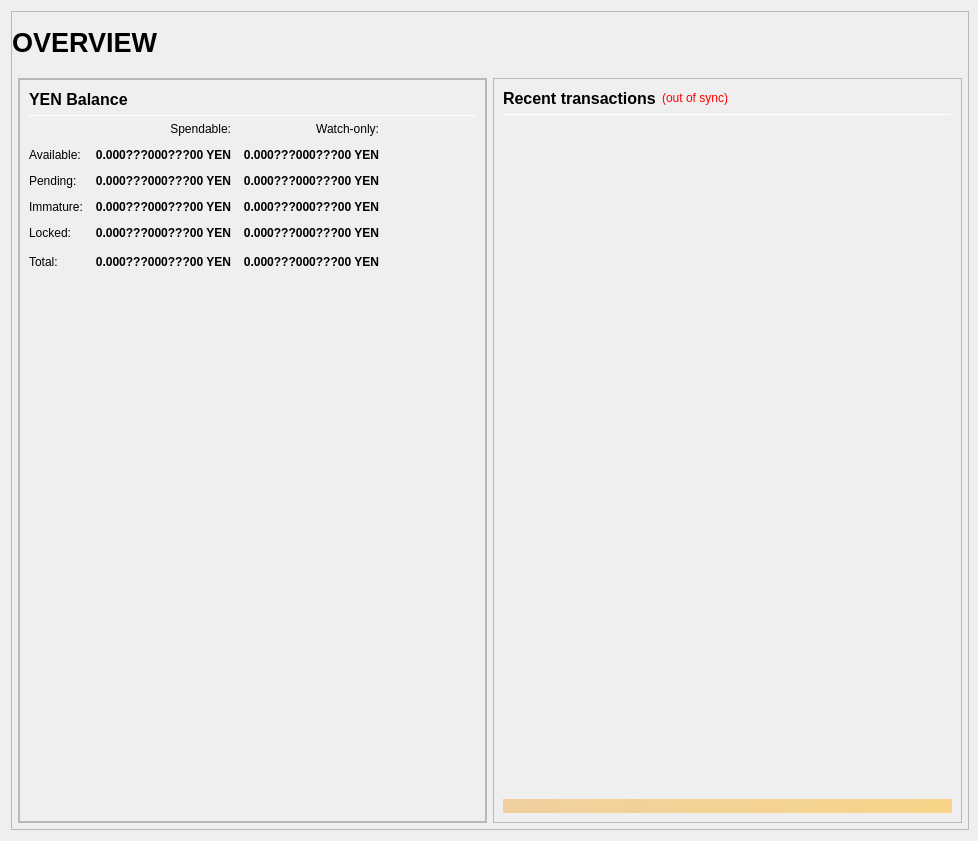
<?xml version="1.0" encoding="UTF-8"?>
<ui version="4.0">
 <class>OverviewPage</class>
 <widget class="QWidget" name="OverviewPage">
  <property name="geometry">
   <rect>
    <x>0</x>
    <y>0</y>
    <width>978</width>
    <height>841</height>
   </rect>
  </property>
  <property name="minimumSize">
   <size>
    <width>960</width>
    <height>682</height>
   </size>
  </property>
  <property name="windowTitle">
   <string>Form</string>
  </property>
  <layout class="QVBoxLayout" name="topLayout" stretch="1">
   <property name="rightMargin">
    <number>9</number>
   </property>
   <item>
    <widget class="QFrame" name="frame_BG">
     <property name="minimumSize">
      <size>
       <width>850</width>
       <height>610</height>
      </size>
     </property>
     <property name="maximumSize">
      <size>
       <width>16777215</width>
       <height>16777215</height>
      </size>
     </property>
     <property name="frameShape">
      <enum>QFrame::StyledPanel</enum>
     </property>
     <property name="frameShadow">
      <enum>QFrame::Raised</enum>
     </property>
     <layout class="QVBoxLayout" name="verticalLayout_3" stretch="1">
      <property name="leftMargin">
       <number>0</number>
      </property>
      <property name="topMargin">
       <number>0</number>
      </property>
      <property name="rightMargin">
       <number>0</number>
      </property>
      <property name="bottomMargin">
       <number>6</number>
      </property>
      <item>
       <layout class="QVBoxLayout" name="verticalLayout_Master" stretch="0,1">
        <property name="leftMargin">
         <number>0</number>
        </property>
        <property name="topMargin">
         <number>0</number>
        </property>
        <property name="rightMargin">
         <number>0</number>
        </property>
        <property name="bottomMargin">
         <number>0</number>
        </property>
        <item>
         <widget class="QFrame" name="frame_Header">
          <layout class="QVBoxLayout" name="verticalLayout_Header" stretch="0">
           <property name="leftMargin">
            <number>0</number>
           </property>
           <property name="topMargin">
            <number>0</number>
           </property>
           <property name="rightMargin">
            <number>0</number>
           </property>
           <property name="bottomMargin">
            <number>0</number>
           </property>
           <item>
            <layout class="QHBoxLayout" name="horizontalLayout_Header" stretch="1,0,1">
             <property name="spacing">
              <number>6</number>
             </property>
             <item>
              <widget class="QLabel" name="labelOverviewHeaderLeft">
               <property name="minimumSize">
                <size>
                 <width>464</width>
                 <height>60</height>
                </size>
               </property>
               <property name="maximumSize">
                <size>
                 <width>16777215</width>
                 <height>60</height>
                </size>
               </property>
               <property name="font">
                <font>
                 <pointsize>20</pointsize>
                 <weight>75</weight>
                 <bold>true</bold>
                </font>
               </property>
               <property name="text">
                <string>OVERVIEW</string>
               </property>
               <property name="alignment">
                <set>Qt::AlignLeading|Qt::AlignLeft|Qt::AlignVCenter</set>
               </property>
              </widget>
             </item>
             <item>
              <spacer name="horizontalSpacer_Header">
               <property name="orientation">
                <enum>Qt::Horizontal</enum>
               </property>
               <property name="sizeHint" stdset="0">
                <size>
                 <width>40</width>
                 <height>20</height>
                </size>
               </property>
              </spacer>
             </item>
             <item>
              <widget class="QLabel" name="labelOverviewHeaderRight">
               <property name="minimumSize">
                <size>
                 <width>464</width>
                 <height>60</height>
                </size>
               </property>
               <property name="maximumSize">
                <size>
                 <width>16777215</width>
                 <height>60</height>
                </size>
               </property>
               <property name="font">
                <font>
                 <pointsize>14</pointsize>
                </font>
               </property>
               <property name="text">
                <string/>
               </property>
               <property name="alignment">
                <set>Qt::AlignRight|Qt::AlignTrailing|Qt::AlignVCenter</set>
               </property>
              </widget>
             </item>
            </layout>
           </item>
          </layout>
         </widget>
        </item>
        <item>
         <widget class="QFrame" name="frame_Content">
          <layout class="QVBoxLayout" name="verticalLayout_Content">
           <property name="leftMargin">
            <number>6</number>
           </property>
           <property name="topMargin">
            <number>0</number>
           </property>
           <property name="rightMargin">
            <number>6</number>
           </property>
           <property name="bottomMargin">
            <number>0</number>
           </property>
           <item>
            <layout class="QHBoxLayout" name="horizontalLayout_Content" stretch="1,1">
             <property name="spacing">
              <number>6</number>
             </property>
             <item>
              <layout class="QVBoxLayout" name="verticalLayout_left" stretch="1">
               <item>
                <widget class="QFrame" name="frameObfuscation">
                 <property name="minimumSize">
                  <size>
                   <width>0</width>
                   <height>0</height>
                  </size>
                 </property>
                 <property name="frameShape">
                  <enum>QFrame::StyledPanel</enum>
                 </property>
                 <property name="frameShadow">
                  <enum>QFrame::Raised</enum>
                 </property>
                 <layout class="QVBoxLayout" name="verticalLayout" stretch="0,0,0">
                  <property name="leftMargin">
                   <number>0</number>
                  </property>
                  <property name="topMargin">
                   <number>0</number>
                  </property>
                  <property name="rightMargin">
                   <number>0</number>
                  </property>
                  <property name="bottomMargin">
                   <number>0</number>
                  </property>
                 <item>
                   <widget class="QFrame" name="frame_Balances">
                    <property name="frameShape">
                     <enum>QFrame::StyledPanel</enum>
                    </property>
                    <property name="frameShadow">
                     <enum>QFrame::Raised</enum>
                    </property>
                    <layout class="QVBoxLayout" name="verticalLayout_4">
                     <item>
                      <layout class="QHBoxLayout" name="horizontalLayout_4">
                       <item>
                        <widget class="QLabel" name="label_5">
                         <property name="minimumSize">
                          <size>
                           <width>0</width>
                           <height>20</height>
                          </size>
                         </property>
                         <property name="font">
                          <font>
                           <pointsize>12</pointsize>
                           <weight>75</weight>
                           <bold>true</bold>
                          </font>
                         </property>
                         <property name="text">
                          <string>YEN Balance</string>
                         </property>
                        </widget>
                       </item>
		       <item>
                        <spacer name="horizontalSpacer_3">
                         <property name="orientation">
                          <enum>Qt::Horizontal</enum>
                         </property>
                         <property name="sizeHint" stdset="0">
                          <size>
                           <width>40</width>
                           <height>20</height>
                          </size>
                         </property>
                        </spacer>
                       </item>
                      </layout>
                     </item>
                     <item>
                      <widget class="Line" name="line_Balance">
                       <property name="minimumSize">
                        <size>
                         <width>0</width>
                         <height>1</height>
                        </size>
                       </property>
                       <property name="maximumSize">
                        <size>
                         <width>16777215</width>
                         <height>1</height>
                        </size>
                       </property>
                       <property name="orientation">
                        <enum>Qt::Horizontal</enum>
                       </property>
                      </widget>
                     </item>
                     <item>
                      <layout class="QGridLayout" name="gridLayout">
                       <property name="spacing">
                        <number>12</number>
                       </property>
                       <item row="0" column="1">
                        <widget class="QLabel" name="labelSpendable">
                         <property name="text">
                          <string>Spendable:</string>
                         </property>
                         <property name="alignment">
                          <set>Qt::AlignRight|Qt::AlignTrailing|Qt::AlignVCenter</set>
                         </property>
                        </widget>
                       </item>
                       <item row="0" column="2">
                        <widget class="QLabel" name="labelWatchonly">
                         <property name="text">
                          <string>Watch-only:</string>
                         </property>
                         <property name="alignment">
                          <set>Qt::AlignRight|Qt::AlignTrailing|Qt::AlignVCenter</set>
                         </property>
                        </widget>
                       </item>
                       <item row="1" column="0">
                        <widget class="QLabel" name="labelBalanceText">
                         <property name="text">
                          <string>Available:</string>
                         </property>
                        </widget>
                       </item>
                       <item row="1" column="1">
                        <widget class="QLabel" name="labelBalance">
                         <property name="font">
                          <font>
                           <weight>75</weight>
                           <bold>true</bold>
                          </font>
                         </property>
                         <property name="cursor">
                          <cursorShape>IBeamCursor</cursorShape>
                         </property>
                         <property name="toolTip">
                          <string>Your current spendable balance</string>
                         </property>
                         <property name="text">
                          <string notr="true">0.000???000???00 YEN</string>
                         </property>
                         <property name="alignment">
                          <set>Qt::AlignRight|Qt::AlignTrailing|Qt::AlignVCenter</set>
                         </property>
                         <property name="textInteractionFlags">
                          <set>Qt::LinksAccessibleByMouse|Qt::TextSelectableByKeyboard|Qt::TextSelectableByMouse</set>
                         </property>
                        </widget>
                       </item>
                       <item row="1" column="2">
                        <widget class="QLabel" name="labelWatchAvailable">
                         <property name="font">
                          <font>
                           <weight>75</weight>
                           <bold>true</bold>
                          </font>
                         </property>
                         <property name="cursor">
                          <cursorShape>IBeamCursor</cursorShape>
                         </property>
                         <property name="toolTip">
                          <string>Your current balance in watch-only addresses</string>
                         </property>
                         <property name="text">
                          <string notr="true">0.000???000???00 YEN</string>
                         </property>
                         <property name="alignment">
                          <set>Qt::AlignRight|Qt::AlignTrailing|Qt::AlignVCenter</set>
                         </property>
                         <property name="textInteractionFlags">
                          <set>Qt::LinksAccessibleByMouse|Qt::TextSelectableByKeyboard|Qt::TextSelectableByMouse</set>
                         </property>
                        </widget>
                       </item>
                       <item row="2" column="0">
                        <widget class="QLabel" name="labelPendingText">
                         <property name="text">
                          <string>Pending:</string>
                         </property>
                        </widget>
                       </item>
                       <item row="2" column="1">
                        <widget class="QLabel" name="labelUnconfirmed">
                         <property name="font">
                          <font>
                           <weight>75</weight>
                           <bold>true</bold>
                          </font>
                         </property>
                         <property name="cursor">
                          <cursorShape>IBeamCursor</cursorShape>
                         </property>
                         <property name="toolTip">
                          <string>Total of transactions that have yet to be confirmed, and do not yet count toward the spendable balance</string>
                         </property>
                         <property name="text">
                          <string notr="true">0.000???000???00 YEN</string>
                         </property>
                         <property name="alignment">
                          <set>Qt::AlignRight|Qt::AlignTrailing|Qt::AlignVCenter</set>
                         </property>
                         <property name="textInteractionFlags">
                          <set>Qt::LinksAccessibleByMouse|Qt::TextSelectableByKeyboard|Qt::TextSelectableByMouse</set>
                         </property>
                        </widget>
                       </item>
                       <item row="2" column="2">
                        <widget class="QLabel" name="labelWatchPending">
                         <property name="font">
                          <font>
                           <weight>75</weight>
                           <bold>true</bold>
                          </font>
                         </property>
                         <property name="cursor">
                          <cursorShape>IBeamCursor</cursorShape>
                         </property>
                         <property name="toolTip">
                          <string>Unconfirmed transactions to watch-only addresses</string>
                         </property>
                         <property name="text">
                          <string notr="true">0.000???000???00 YEN</string>
                         </property>
                         <property name="alignment">
                          <set>Qt::AlignRight|Qt::AlignTrailing|Qt::AlignVCenter</set>
                         </property>
                         <property name="textInteractionFlags">
                          <set>Qt::LinksAccessibleByMouse|Qt::TextSelectableByKeyboard|Qt::TextSelectableByMouse</set>
                         </property>
                        </widget>
                       </item>
                       <item row="3" column="0">
                        <widget class="QLabel" name="labelImmatureText">
                         <property name="text">
                          <string>Immature:</string>
                         </property>
                        </widget>
                       </item>
                       <item row="3" column="1">
                        <widget class="QLabel" name="labelImmature">
                         <property name="font">
                          <font>
                           <weight>75</weight>
                           <bold>true</bold>
                          </font>
                         </property>
                         <property name="cursor">
                          <cursorShape>IBeamCursor</cursorShape>
                         </property>
                         <property name="toolTip">
                          <string>Staked or masternode rewards that has not yet matured</string>
                         </property>
                         <property name="text">
                          <string notr="true">0.000???000???00 YEN</string>
                         </property>
                         <property name="alignment">
                          <set>Qt::AlignRight|Qt::AlignTrailing|Qt::AlignVCenter</set>
                         </property>
                         <property name="textInteractionFlags">
                          <set>Qt::LinksAccessibleByMouse|Qt::TextSelectableByKeyboard|Qt::TextSelectableByMouse</set>
                         </property>
                        </widget>
                       </item>
                       <item row="3" column="2">
                        <widget class="QLabel" name="labelWatchImmature">
                         <property name="font">
                          <font>
                           <weight>75</weight>
                           <bold>true</bold>
                          </font>
                         </property>
                         <property name="cursor">
                          <cursorShape>IBeamCursor</cursorShape>
                         </property>
                         <property name="toolTip">
                          <string>Staked or masternode rewards in watch-only addresses that has not yet matured</string>
                         </property>
                         <property name="text">
                          <string notr="true">0.000???000???00 YEN</string>
                         </property>
                         <property name="alignment">
                          <set>Qt::AlignRight|Qt::AlignTrailing|Qt::AlignVCenter</set>
                         </property>
                         <property name="textInteractionFlags">
                          <set>Qt::LinksAccessibleByMouse|Qt::TextSelectableByKeyboard|Qt::TextSelectableByMouse</set>
                         </property>
                        </widget>
                       </item>
                       <item row="4" column="0">
                        <widget class="QLabel" name="labelLockedBalanceText">
                         <property name="toolTip">
                          <string>Locked YEN or Masternode collaterals. These are excluded from zYEN minting.</string>
                         </property>
                         <property name="text">
                          <string>Locked:</string>
                         </property>
                        </widget>
                       </item>
                       <item row="4" column="1">
                        <widget class="QLabel" name="labelLockedBalance">
                         <property name="font">
                          <font>
                           <weight>75</weight>
                           <bold>true</bold>
                          </font>
                         </property>
                         <property name="cursor">
                          <cursorShape>IBeamCursor</cursorShape>
                         </property>
                         <property name="toolTip">
                          <string>Locked YEN or Masternode collaterals. These are excluded from zYEN minting.</string>
                         </property>
                         <property name="text">
                          <string notr="true">0.000???000???00 YEN</string>
                         </property>
                         <property name="alignment">
                          <set>Qt::AlignRight|Qt::AlignTrailing|Qt::AlignVCenter</set>
                         </property>
                         <property name="textInteractionFlags">
                          <set>Qt::LinksAccessibleByMouse|Qt::TextSelectableByKeyboard|Qt::TextSelectableByMouse</set>
                         </property>
                        </widget>
                       </item>
                       <item row="4" column="2">
                        <widget class="QLabel" name="labelWatchLocked">
                         <property name="font">
                          <font>
                           <weight>75</weight>
                           <bold>true</bold>
                          </font>
                         </property>
                         <property name="cursor">
                          <cursorShape>IBeamCursor</cursorShape>
                         </property>
                         <property name="toolTip">
                          <string>Current locked balance in watch-only addresses</string>
                         </property>
                         <property name="text">
                          <string notr="true">0.000???000???00 YEN</string>
                         </property>
                         <property name="alignment">
                          <set>Qt::AlignRight|Qt::AlignTrailing|Qt::AlignVCenter</set>
                         </property>
                         <property name="textInteractionFlags">
                          <set>Qt::LinksAccessibleByMouse|Qt::TextSelectableByKeyboard|Qt::TextSelectableByMouse</set>
                         </property>
                        </widget>
                       </item>
                       <item row="5" column="0">
                        <widget class="QLabel" name="labelTotalText">
                         <property name="toolTip">
                          <string>Your current YEN balance, unconfirmed and immature transactions included</string>
                         </property>
                         <property name="text">
                          <string>Total:</string>
                         </property>
                        </widget>
                       </item>
                       <item row="5" column="1">
                        <widget class="QLabel" name="labelTotal">
                         <property name="font">
                          <font>
                           <weight>75</weight>
                           <bold>true</bold>
                          </font>
                         </property>
                         <property name="cursor">
                          <cursorShape>IBeamCursor</cursorShape>
                         </property>
                         <property name="toolTip">
                          <string>Your current YEN balance, unconfirmed and immature transactions included</string>
                         </property>
                         <property name="text">
                          <string notr="true">0.000???000???00 YEN</string>
                         </property>
                         <property name="alignment">
                          <set>Qt::AlignRight|Qt::AlignTrailing|Qt::AlignVCenter</set>
                         </property>
                         <property name="textInteractionFlags">
                          <set>Qt::LinksAccessibleByMouse|Qt::TextSelectableByKeyboard|Qt::TextSelectableByMouse</set>
                         </property>
                        </widget>
                       </item>
                       <item row="5" column="2">
                        <widget class="QLabel" name="labelWatchTotal">
                         <property name="font">
                          <font>
                           <weight>75</weight>
                           <bold>true</bold>
                          </font>
                         </property>
                         <property name="cursor">
                          <cursorShape>IBeamCursor</cursorShape>
                         </property>
                         <property name="toolTip">
                          <string>Current total balance in watch-only addresses</string>
                         </property>
                         <property name="text">
                          <string notr="true">0.000???000???00 YEN</string>
                         </property>
                         <property name="alignment">
                          <set>Qt::AlignRight|Qt::AlignTrailing|Qt::AlignVCenter</set>
                         </property>
                         <property name="textInteractionFlags">
                          <set>Qt::LinksAccessibleByMouse|Qt::TextSelectableByKeyboard|Qt::TextSelectableByMouse</set>
                         </property>
                        </widget>
                       </item>
                       <item row="5" column="3">
                        <spacer name="horizontalSpacer_9">
                         <property name="orientation">
                          <enum>Qt::Horizontal</enum>
                         </property>
                         <property name="sizeHint" stdset="0">
                          <size>
                           <width>40</width>
                           <height>20</height>
                          </size>
                         </property>
                        </spacer>
                       </item>
                      </layout>
                     </item>
                     <item>
                      <spacer name="verticalSpacer_3">
                       <property name="orientation">
                        <enum>Qt::Vertical</enum>
                       </property>
                       <property name="sizeHint" stdset="0">
                        <size>
                         <width>20</width>
                         <height>40</height>
                        </size>
                       </property>
                      </spacer>
                     </item>
                    </layout>
                   </widget>
                  </item>
                 </layout>
                </widget>
               </item>
              </layout>
             </item>
             <item>
              <layout class="QVBoxLayout" name="verticalLayout_right" stretch="1">
               <item>
                <widget class="QFrame" name="frame_RecentTransactions">
                 <property name="minimumSize">
                  <size>
                   <width>0</width>
                   <height>0</height>
                  </size>
                 </property>
                 <property name="frameShape">
                  <enum>QFrame::StyledPanel</enum>
                 </property>
                 <property name="frameShadow">
                  <enum>QFrame::Raised</enum>
                 </property>
                 <layout class="QVBoxLayout" name="verticalLayout_1" stretch="0,0,0,0,0">
                  <item>
                   <layout class="QHBoxLayout" name="horizontalLayout_2">
                    <item>
                     <widget class="QLabel" name="label_4">
                      <property name="minimumSize">
                       <size>
                        <width>0</width>
                        <height>20</height>
                       </size>
                      </property>
                      <property name="font">
                       <font>
                        <pointsize>12</pointsize>
                        <weight>75</weight>
                        <bold>true</bold>
                       </font>
                      </property>
                      <property name="text">
                       <string>Recent transactions</string>
                      </property>
                     </widget>
                    </item>
                    <item>
                     <widget class="QLabel" name="labelTransactionsStatus">
                      <property name="cursor">
                       <cursorShape>WhatsThisCursor</cursorShape>
                      </property>
                      <property name="toolTip">
                       <string>The displayed information may be out of date. Your wallet automatically synchronizes with the YEN network after a connection is established, but this process has not completed yet.</string>
                      </property>
                      <property name="styleSheet">
                       <string notr="true">QLabel { color: red; }</string>
                      </property>
                      <property name="text">
                       <string notr="true">(out of sync)</string>
                      </property>
                      <property name="alignment">
                       <set>Qt::AlignRight|Qt::AlignTrailing|Qt::AlignVCenter</set>
                      </property>
                     </widget>
                    </item>
                    <item>
                     <spacer name="horizontalSpacer">
                      <property name="orientation">
                       <enum>Qt::Horizontal</enum>
                      </property>
                      <property name="sizeHint" stdset="0">
                       <size>
                        <width>40</width>
                        <height>20</height>
                       </size>
                      </property>
                     </spacer>
                    </item>
                   </layout>
                  </item>
                  <item>
                   <widget class="Line" name="line">
                    <property name="minimumSize">
                     <size>
                      <width>0</width>
                      <height>1</height>
                     </size>
                    </property>
                    <property name="maximumSize">
                     <size>
                      <width>16777215</width>
                      <height>1</height>
                     </size>
                    </property>
                    <property name="orientation">
                     <enum>Qt::Horizontal</enum>
                    </property>
                   </widget>
                  </item>
                  <item>
                   <widget class="QListView" name="listTransactions">
                    <property name="minimumSize">
                     <size>
                      <width>0</width>
                      <height>0</height>
                     </size>
                    </property>
                    <property name="styleSheet">
                     <string notr="true">QListView { background: transparent; }</string>
                    </property>
                    <property name="frameShape">
                     <enum>QFrame::NoFrame</enum>
                    </property>
                    <property name="verticalScrollBarPolicy">
                     <enum>Qt::ScrollBarAlwaysOff</enum>
                    </property>
                    <property name="horizontalScrollBarPolicy">
                     <enum>Qt::ScrollBarAlwaysOff</enum>
                    </property>
                    <property name="selectionMode">
                     <enum>QAbstractItemView::NoSelection</enum>
                    </property>
                   </widget>
                  </item>
                  <item>
                   <spacer name="verticalSpacer_2">
                    <property name="orientation">
                     <enum>Qt::Vertical</enum>
                    </property>
                    <property name="sizeType">
                     <enum>QSizePolicy::Expanding</enum>
                    </property>
                    <property name="sizeHint" stdset="0">
                     <size>
                      <width>20</width>
                      <height>40</height>
                     </size>
                    </property>
                   </spacer>
                  </item>
                  <item>
                   <widget class="QLabel" name="labelAlerts">
                    <property name="maximumSize">
                     <size>
                      <width>16777215</width>
                      <height>16777215</height>
                     </size>
                    </property>
                    <property name="styleSheet">
                     <string notr="true">background-color: qlineargradient(x1: 0, y1: 0, x2: 1, y2: 0, stop:0 #F0D0A0, stop:1 #F8D488); color:#000000;</string>
                    </property>
                    <property name="text">
                     <string/>
                    </property>
                    <property name="wordWrap">
                     <bool>true</bool>
                    </property>
                    <property name="margin">
                     <number>3</number>
                    </property>
                   </widget>
                  </item>
                 </layout>
                </widget>
               </item>
              </layout>
             </item>
            </layout>
           </item>
          </layout>
         </widget>
        </item>
       </layout>
      </item>
     </layout>
    </widget>
   </item>
  </layout>
 </widget>
 <resources/>
 <connections/>
</ui>
